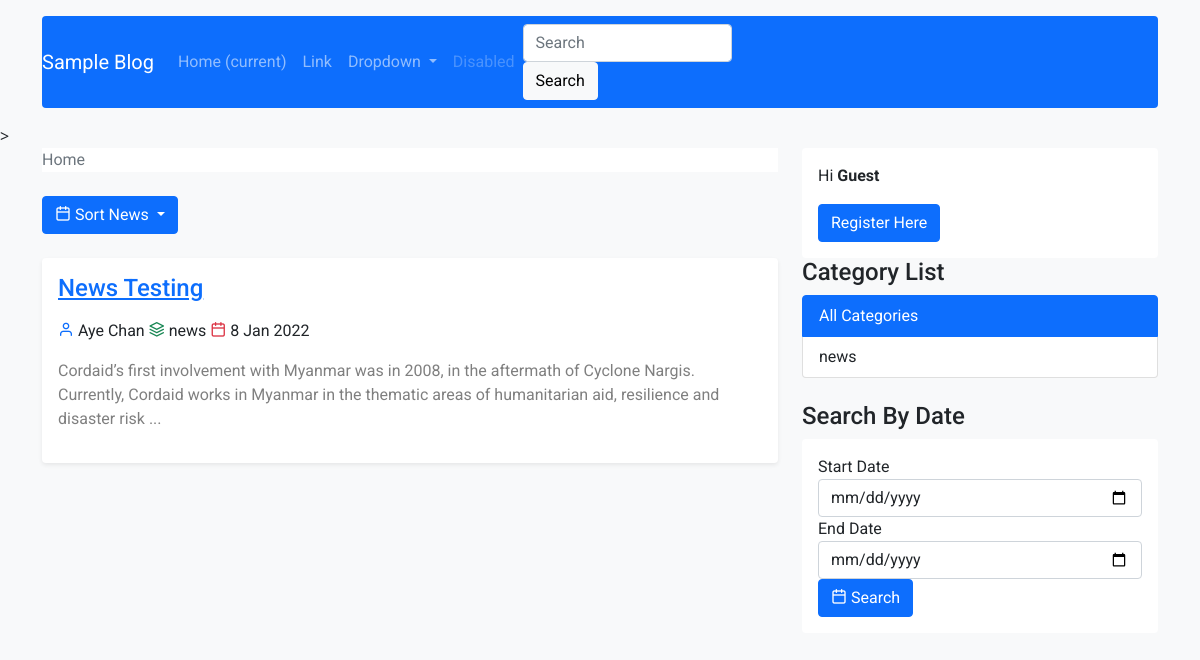
The page / on the database its author committed.
### tables this page shows
CREATE TABLE `posts` (
  `id` int(11) NOT NULL,
  `title` varchar(255) NOT NULL,
  `description` text NOT NULL,
  `user_id` int(11) NOT NULL,
  `category_id` int(11) NOT NULL,
  `is_publish` enum('0','1') NOT NULL DEFAULT '0',
  `ordering` int(11) DEFAULT NULL,
  `created_at` timestamp NOT NULL DEFAULT current_timestamp()
);

CREATE TABLE `users` (
  `id` int(11) NOT NULL,
  `name` varchar(50) NOT NULL,
  `email` varchar(50) NOT NULL,
  `password` varchar(255) NOT NULL,
  `role` enum('0','1','2') NOT NULL DEFAULT '2',
  `photo` varchar(225) NOT NULL DEFAULT 'default.png',
  `money` bigint(20) NOT NULL DEFAULT 0,
  `created_at` timestamp NOT NULL DEFAULT current_timestamp()
);

CREATE TABLE `categories` (
  `id` int(11) NOT NULL,
  `title` varchar(255) NOT NULL,
  `user_id` int(11) NOT NULL,
  `ordering` int(11) DEFAULT NULL,
  `created_at` timestamp NOT NULL DEFAULT current_timestamp()
);

### core/functions.php (called while the page is built, shortened)
<?php
    function fetch($sql){
        $query = mysqli_query(con(),$sql);
        $row  = mysqli_fetch_assoc($query);
        return $row;
    }
    function fetchAll($sql){
        $query = mysqli_query(con(),$sql);
        $rows = [];
        while ($row = mysqli_fetch_assoc($query)){
            array_push($rows,$row);
        }
        return $rows;
    }
    function short($str,$length="100"){
        return substr($str,0,$length)."...";
    }
    function user($id){
        $sql = "SELECT * FROM users WHERE id = $id";
        return fetch($sql);
    }
    function category($id){
        $sql = "SELECT * FROM categories WHERE id = $id";
        return fetch($sql);
    }
    function fPosts($orderCol="id",$orderType="DESC"){
        $sql = "SELECT * FROM posts ORDER BY $orderCol $orderType";
        return fetchAll($sql);
    }
    function fCategories(){
        $sql = "SELECT * FROM categories ORDER BY ordering DESC";
        return fetchAll($sql);
    }

### core/base.php (called while the page is built, shortened)
<?php
function con(){
    return mysqli_connect("localhost","root","","blog");
}
$url = "http://{$_SERVER['HTTP_HOST']}/web_dev/5_sample_blog";

### single.php (the view)
<div class="card shadow-sm mb-4 post">
    <div class="card-body">
        <a href="detail.php?id=<?php echo $p['id']; ?>" class="text-primary">
            <h4>
                <?php echo $p['title']; ?>
            </h4>
        </a>
        <div class="my-3">
            <i class="feather-user text-primary"></i>
            <?php echo user($p['user_id'])['name']; ?>
            <i class="feather-layers text-success"></i>
            <?php echo category($p['category_id'])['title']; ?>
            <i class="feather-calendar text-danger"></i>
            <?php echo date("j M Y",strtotime($p['created_at'])); ?>
        </div>
        <p class="text-black-50">
            <?php echo short(strip_tags(html_entity_decode($p['description'])),200); ?>
        </p>
    </div>
</div>

### index.php (shortened to what this page needs)
<?php require_once "front_panel/head.php"; ?>
<?php require_once "front_panel/side_header.php"; ?>
<div class="container">
    <div class="row">
        <div class="col-12 col-md-8">
            <nav aria-label="breadcrumb">
                <ol class="breadcrumb bg-white mb-4">
                    <li class="breadcrumb-item active" aria-current="page">Home</li>
                </ol>
            </nav>
            <div class="">
                <div class="dropdown mb-4 text-right">
                    <a class="btn btn-primary dropdown-toggle" href="#" role="button" id="dropdownMenuLink" data-toggle="dropdown" aria-haspopup="true" aria-expanded="false">
                        <i class="feather-calendar"></i> Sort News
                    </a>
                </div>
                <?php
                if(isset($_GET['order_by']) && isset($_GET['order_type'])){
                    $orderCol = $_GET['order_by'];
                    $orderType = strtoupper($_GET['order_type']);
                    $posts = fPosts($orderCol,$orderType);
                }else{
                    $posts = fPosts();
                }
                foreach ($posts as $p){
                    ?>
                    <?php include "single.php"; ?>
                <?php } ?>
            </div>
        </div>
        <?php require_once "right-sidebar.php"; ?>
    </div>
</div>
<?php require_once "front_panel/footer.php"; ?>

### right-sidebar.php (shortened to what this page needs)
<div class="col-12 col-md-4">
    <div class="front-panel-right-sidebar">
        <div class="card">
            <div class="card-body">
                <?php if(isset($_SESSION['user']['id'])){ ?>
                <p>
                    Hi <b><?php echo $_SESSION['user']['name']; ?></b>
                </p>
                <a href="dashboard.php" class="btn btn-primary">Go Dashboard</a>
                <?php } else { ?>
                <p>
                    Hi <b>Guest</b>
                </p>
                <a href="register.php" class="btn btn-primary">Register Here</a>
                <?php } ?>
            </div>
        </div>
        <h4>Category List</h4>
        <div class="list-group mb-4">
            <a href="<?php echo $url; ?>/index.php" class="list-group-item list-group-item-action <?php echo isset($_GET['category_id']) ? '':'active' ?>">
                All Categories
            </a>
            <?php foreach (fCategories() as $c){ ?>
                <a href="category_baseed_post.php?category_id=<?php echo $c['id']; ?>"
                   class="list-group-item list-group-item-action
                   <?php echo isset($_GET['category_id']) ? ($_GET['category_id'] == $c['id']?"active":'') :'' ?>">
                    <?php echo $c['title']; ?>
                </a>
            <?php } ?>
        </div>
        <div class="">
            <h4>Search By Date</h4>
            <div class="card">
                <div class="card-body">
                    <form action="search-by-date.php" method="post">
                        <div class="form-group">
                            <label for="">Start Date</label>
                            <input type="date" name="start" class="form-control" required>
                        </div>
                        <div class="form-group">
                            <label for="">End Date</label>
                            <input type="date" name="end" class="form-control" required>
                        </div>
                        <button class="btn btn-primary">
                            <i class="feather-calendar"></i> Search
                        </button>
                    </form>
                </div>
            </div>
        </div>
    </div>
</div>

### assets/css/style.css (style rules this page uses)
* { font-family: 'Roboto', sans-serif; }
:root { --primary-soft: #f3f3f3; }
.card { border:none; }
.front-panel-right-sidebar { position: sticky; top: 15px; }
.post { transition: 0.5s; }

### rows shown on the page
posts: title "News Testing", user.name "Aye Chan", category.title "news", created_at "8 Jan 2022", description "Cordaid’s first involvement with Myanmar was in 2008, in the aftermath of Cyclone Nargis. Currently, Cordaid works in Myanmar in the thematic areas of humanitarian aid, resilience and disaster risk ..."
categories: title "news"
